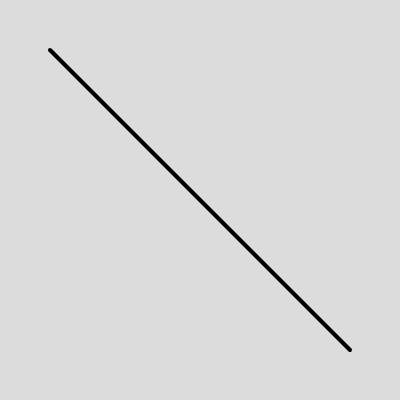
Frame 1 (no input)
Frame 2 (the mouse pressed at the canvas centre, redrawn once): identical to frame 1, image omitted

The p5.js sketch that drew this single still picture (run headless with seeded random() and noise() and a simulated clock; the mouse was pressed at the canvas centre and the sketch redrawn once):

// p5.js sketch
// ── sketch.js
let currentShape = 0; // 当前显示的图形索引

function setup() {
  createCanvas(400, 400);
  background(220);
}

function draw() {
  background(220); // 每帧刷新画布
  noLoop(); // 只绘制一次，避免多余计算

  // 根据当前索引绘制对应的图形
  if (currentShape === 0) {
    drawLine();
  } else if (currentShape === 1) {
    drawTriangle();
  } else if (currentShape === 2) {
    drawQuad();
  } else if (currentShape === 3) {
    drawArc();
  }
}

// 绘制线条
function drawLine() {
  strokeWeight(4);
  stroke(0);
  line(50, 50, 350, 350);
}

// 绘制三角形
function drawTriangle() {
  fill(0, 255, 0);
  stroke(0);
  triangle(100, 300, 200, 100, 300, 300);
}

// 绘制四边形
function drawQuad() {
  fill(0, 0, 255);
  stroke(0);
  quad(150, 100, 250, 150, 200, 250, 100, 200);
}

// 绘制弧形
function drawArc() {
  fill(255, 0, 0);
  stroke(0);
  arc(200, 200, 150, 150, PI / 4, PI);
}

// 当按键时切换图形
function keyPressed() {
  currentShape = (currentShape + 1) % 4; // 循环切换图形 (0-3)
  redraw(); // 重新绘制画布
}
